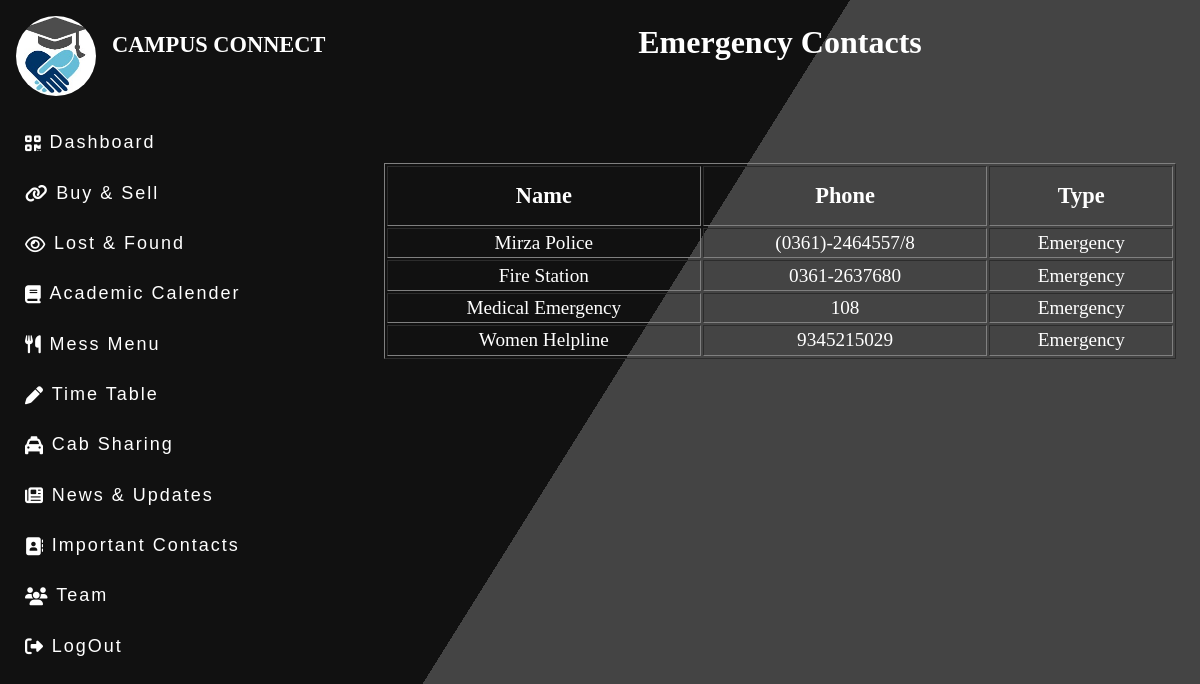
Screenshot of /importantContacts/emergency/ (signed in) with the database file from the repository.
### CampusConnectApp/models.py (models this page shows)
class Contact(models.Model):
    name = models.CharField(max_length=100)
    phone = models.CharField(max_length=20)
    type = models.CharField(max_length=50)

### CampusConnectApp/views.py (the view)
# urls.py: path('importantContacts/emergency/', views.emergency, name='emergency'),
def emergency(request):
    getdata = Contact.objects.all().filter(type='Emergency')
    template = loader.get_template('emergency.html')
    context = {
        'contacts': getdata
    }
    return HttpResponse(template.render(context, request))

### templates/emergency.html
{%extends "dashboard.html" %} {% load static %} {%block start%} {% block css %}
<link rel="stylesheet" href="{% static 'importantContacts/style.css' %}" />
{% endblock %}
<div class="container2">
  <h1 class="main_heading">Emergency Contacts</h1>
  <br />
  <br />
  <br />
  <table class="table" border="1">
    <tr>
      <th class="table_heading">Name</th>
      <th class="table_heading">Phone</th>
      <th class="table_heading">Type</th>
    </tr>
    {% for x in contacts %}
    <tr>
      <td class="table_data">{{ x.name }}</td>
      <td class="table_data">{{ x.phone }}</td>
      <td class="table_data">{{ x.type }}</td>
    </tr>
    {% endfor %}
  </table>
</div>
{%endblock%}

### CampusConnectApp/static/dashboard/style.css (style rules this page uses)
* { font-family: 'Baloo Paaji 2', cursive; margin: 0; padding: 0; box-sizing: border-box; list-style: none; text-decoration: none; }
body { color: white; }
body { height: 100vh; background: linear-gradient(122deg, #111 50%,#111 0%,#444, #444 0); color: white; }
.main_heading { padding: .5rem ; font-size: 2rem; text-align: center; margin: 1rem; color: white; }

### CampusConnectApp/static/importantContacts/style.css (style rules this page uses)
body { color: white; }
.container2 { display: flex; flex-direction: column; text-align: center; justify-content: center; }
.table { margin: 1.5rem; }
.table .table_heading { padding: 1rem; font-size: 1.4rem; }
.table .table_data { padding: .2rem; font-size: 1.2rem; }

### rows the page displays
Contact: name "Mirza Police", phone "(0361)-2464557/8", type "Emergency"
Contact: name "Fire Station", phone "0361-2637680", type "Emergency"
Contact: name "Medical Emergency", phone "108", type "Emergency"
Contact: name "Women Helpline", phone "9345215029", type "Emergency"
